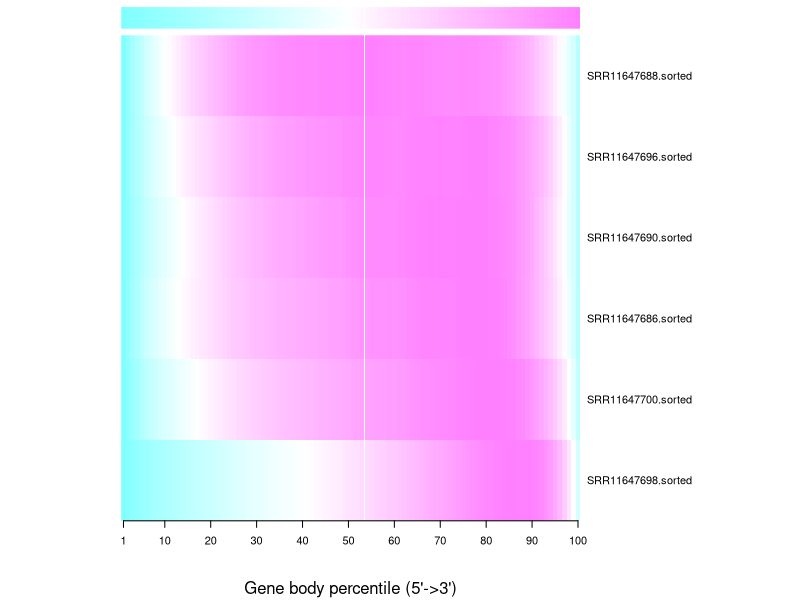
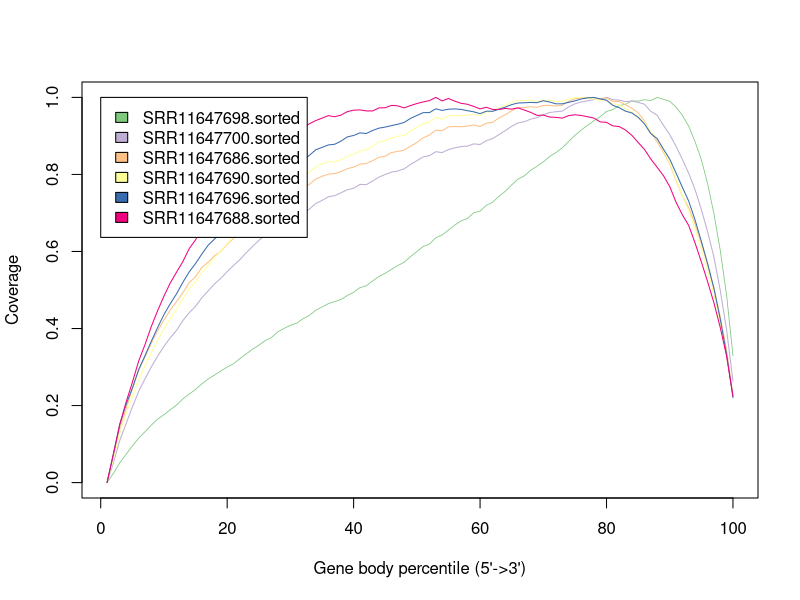

Here is the R script that generated these plots, in order:
SRR11647698.sorted <- c(0.0,0.023930151634351877,0.05112543995083617,0.07324045646189509,0.09510353081348107,0.11524724738444997,0.13205757538393093,0.14904021833863668,0.16476413354788208,0.17621205384540414,0.1891662905322833,0.20165975674801936,0.21737959931366124,0.22998204385478807,0.24176630833956636,0.2564707987240548,0.2689846281578085,0.2792138449659738,0.2898126892901551,0.30011128147556654,0.3084805640808001,0.3218122926989297,0.33394525973776107,0.3461817280985164,0.356521889335881,0.36856820737114787,0.3765814847510393,0.3914148953709771,0.4003300526550687,0.40822971732202057,0.41385347639453635,0.4254033532181328,0.4342034934294215,0.44743733816508025,0.45596208340717925,0.46462698376363387,0.4700339096732588,0.4753988452229716,0.48563185380276774,0.4939664487193783,0.5061682293915105,0.5107985442967401,0.5234870760974861,0.5350536648034556,0.5435279935264627,0.5537795396564542,0.5636454485679883,0.572030600439677,0.5867119188864213,0.5995736082583101,0.6129438163366936,0.6192194792577452,0.6357649449870111,0.6428603327602609,0.6556202060420617,0.6686928302654156,0.6795687547906226,0.6857369841821331,0.7004465302621294,0.7048824817622806,0.7198341394827068,0.7280733783646005,0.7433928379332204,0.756503379872883,0.772830327207422,0.7879451715439617,0.7962330012771248,0.8109026635370039,0.821201536594388,0.8326752971133945,0.8465673653169739,0.8568611826788501,0.8690675977385313,0.8854869519520743,0.9015811968572673,0.9152067175587957,0.9275205661480178,0.939235033947591,0.9499494570885204,0.9636339609043066,0.9682738254566066,0.978857362258278,0.9819227989678517,0.9909981937123439,0.9903780283967182,0.9939205261518489,0.9919254925300695,1.0,0.9950581980770943,0.989968517060585,0.9748717889662816,0.9535127393696278,0.9252037936815602,0.8853748840349843,0.838676688553147,0.7753915987260771,0.6971398245280438,0.602193862891223,0.4852623667227381,0.3294073517115355)
SRR11647700.sorted <- c(0.0,0.05122988782637941,0.10850996874546631,0.15231306537643274,0.19592317554871228,0.23672966962997793,0.2690399300380622,0.30017836276006565,0.3282887046513214,0.35353824927861893,0.3760689836761274,0.39529344856369975,0.42082851269644195,0.44123079383888314,0.45788538999781514,0.47986633514465,0.4978254734011922,0.5159283373086483,0.5305956945281288,0.5477925459318397,0.5635894244966076,0.5785904029514758,0.5966078814587922,0.6129371631067845,0.6284585675073008,0.6431266974453345,0.6499096209062095,0.6659640079288651,0.6752424259576253,0.6862243020371372,0.687824408981385,0.6997383768158162,0.7099993064850985,0.7242826225835883,0.7325516770020993,0.742040081297719,0.7448139477244308,0.7523321128887716,0.7603015456882402,0.7640310717857468,0.7742419679287028,0.7733987388074133,0.7828828931509898,0.7930812326174547,0.7999864387893896,0.8062568566697879,0.8090554500902052,0.8147096249243461,0.8260427015863332,0.8356601498803542,0.8455144364109619,0.8488133650946416,0.8590205908244695,0.8566987647514387,0.864703742604359,0.8689915578566255,0.8724386553229008,0.873383883293226,0.8793680089496263,0.8777926289990842,0.8877937320548189,0.8932777156275953,0.9036769619179184,0.9141631390454878,0.9248898248227722,0.9337880653233084,0.9368149970762262,0.9435809207289286,0.9475965458707949,0.9548815432116772,0.9608021127670684,0.9628106014667357,0.9643069709452029,0.975189745870254,0.9832397345789041,0.9881142363927643,0.9910642826496288,0.9942177470656496,0.9958217176026639,1.0,0.9940463967264551,0.9929052846028681,0.9890482599440668,0.9905724472904527,0.9870801457888094,0.9823810510865485,0.9639949858293076,0.9536724318553996,0.9276011010466666,0.9033543519219153,0.8729843878011695,0.8389697034441418,0.803032108967225,0.7609118001657095,0.7088475694814035,0.6505884541552843,0.5846415619423749,0.4981938669714784,0.3960870305179397,0.2633007561630583)
SRR11647686.sorted <- c(0.0,0.06464558367384313,0.139371859584063,0.19118245601986975,0.24260550080692236,0.2916034291339033,0.32620952511760465,0.36158019434810973,0.3944080852476279,0.4223092859023223,0.4480928017946869,0.4700422346598908,0.49330883951973814,0.5193063901383786,0.5342547127699756,0.558570888988085,0.5722798704345935,0.588974121255823,0.6003838890224221,0.6191047167759731,0.6337206560679417,0.6485357506667124,0.6679380558321601,0.6836470601700833,0.6999620002518055,0.71444081997047,0.7209346564570958,0.7336222229852694,0.7429687875562271,0.7551740319793062,0.7547603841179366,0.7644510066499559,0.7743304833522188,0.7878512973709211,0.7951392370291522,0.8006581281690303,0.8022474790829699,0.8075047213542561,0.8148322631597019,0.8192370291522164,0.8265068845929334,0.8283253785667686,0.8357083175954858,0.8444709221806361,0.8474822877679726,0.8567798647117398,0.8597736039098536,0.8631878583937095,0.8732834300495599,0.8830530279618629,0.8950275269260264,0.9024136707527841,0.9151827307168446,0.9134542000022892,0.9234408085247627,0.9245123556410169,0.9237681557531847,0.9256631070517003,0.9285476542022915,0.9245794274857215,0.9329970584532271,0.9353235129164806,0.9469697489956392,0.9551200082409093,0.9653948196728817,0.9735352356098845,0.9733395140152685,0.9757934736577046,0.9739278233698452,0.9791784271309045,0.9795133285261363,0.9775616065194749,0.9796657853472055,0.9898471998077121,0.9959928578786527,0.998901898842839,1.0,0.9994311483478121,0.9939122572079342,0.9986365873479152,0.9897235861690074,0.9895425150797194,0.9809202348659135,0.9719408485847383,0.9602403598530371,0.9388742002312033,0.9078263457290343,0.8850006295139008,0.8574718721743411,0.8271096155386922,0.7841637193970401,0.7437823484302213,0.7136112351062734,0.6712724192791494,0.6212777987615745,0.5643033570259475,0.504087948814797,0.43020384804679007,0.3430717989218144,0.22783527338071857)
SRR11647690.sorted <- c(0.0,0.06065817937848872,0.12847612389143595,0.1790821333587352,0.2238856930726739,0.2686182999825754,0.302958869129905,0.3375728613756651,0.3694669307992598,0.39894429283672644,0.42597437114157377,0.4495063978064999,0.4772616843294068,0.5032862712400257,0.5213004433766243,0.5458550136290145,0.5640542118623288,0.5841916760600732,0.601159588340455,0.621064397901757,0.6375276044628138,0.654024131401457,0.6759614839955367,0.6921083429717425,0.7082438338191248,0.7276149293323791,0.7355451791979707,0.7526516650486683,0.7641581714403988,0.7760741264720011,0.7787709210320771,0.7930669310344625,0.8060842225464099,0.8196726645306345,0.8275239255011237,0.8334435845827005,0.8324041848042222,0.8379582997434527,0.847707646223047,0.8519979388406429,0.8607510060304003,0.8637900204685119,0.8737698655601165,0.8837189383030088,0.8875000171501943,0.8949922020516337,0.8995020171568584,0.9012013564137709,0.9136373053379441,0.9223211837436542,0.9320040854702966,0.935322991080135,0.9475507856455029,0.943669941667779,0.9522356307341675,0.9528108972530877,0.9531546851488921,0.9535029810957818,0.9560925624409176,0.9527334763757543,0.9616164930380992,0.9645014497304284,0.9733877984305318,0.9796381132590994,0.9873645208147499,0.9919986013281502,0.9917800588516269,0.9927698700681676,0.9898535530204629,0.9924170660701928,0.9922947606842281,0.9895036890558043,0.9900750355303026,0.9957193114912378,1.0,0.9989856885058221,0.9977924269837826,0.9961458123243453,0.9927365496905811,0.9928712032164748,0.9834440843883643,0.9805567756693819,0.970602606868741,0.9620917984242597,0.9507391537760906,0.9356354186205638,0.911111620716886,0.8920578527995879,0.8619472075857564,0.829363994352784,0.787004386333706,0.7444334879202851,0.7057926300420836,0.6578187344018982,0.6062509420356752,0.5489073562181607,0.48699966268017747,0.41459075814247126,0.33053618563605563,0.22387608896384015)
SRR11647696.sorted <- c(0.0,0.07449918349015507,0.15107606316881997,0.20210610343092836,0.24483662661615785,0.2931473478903258,0.32940593949416064,0.3668579526789299,0.40261664029607014,0.43605355161945086,0.4644511133575932,0.49023901758551136,0.5201205800155843,0.5470289039724117,0.5688472531466179,0.5934666516430971,0.6164485868587144,0.6322530117231452,0.6464615526224329,0.665452190928409,0.6820618579606139,0.6994585166975866,0.7214592118021776,0.7364368113425834,0.7533905392773769,0.7721259885006213,0.7816625695699715,0.7985309170778311,0.8096848065688971,0.8208464723442006,0.8216720280707991,0.8377421161967304,0.8495108082415916,0.8640124674467284,0.8701377989306815,0.8765870364580771,0.8783417788012143,0.8865133839373708,0.8974495374697875,0.901171044926292,0.9079119724624318,0.9063221190850647,0.9141403000376118,0.920152637350604,0.922976698126233,0.9268167542424391,0.9304300285183322,0.9351016709489129,0.9456025112637096,0.95303219540374,0.9604674340325112,0.9605894740851361,0.9703831486333577,0.9661830029470531,0.9694625317994481,0.9700686058709359,0.9688056738308991,0.9655077358158195,0.9625867095367397,0.9578292105801901,0.9642868591905365,0.9639912016898342,0.9695098243035861,0.9747316785188876,0.9813227935586974,0.9855096084720236,0.9860585506593178,0.9869778978958009,0.9862740648224706,0.9914332326648374,0.9880697516826134,0.9833084439337841,0.9832828932855753,0.9872388001669521,0.9909131738189967,0.9960367929334207,0.9987391310557814,1.0,0.9962511961988253,0.9928009064925626,0.9794382348786979,0.9734235170705309,0.9642552779545516,0.9597158323560078,0.9483294478362092,0.9312528863503994,0.9062251535816137,0.8931013249836143,0.8658200567827449,0.8396801566683224,0.8036818325369255,0.766643866812882,0.7306401468924223,0.6821096265637869,0.626143708906702,0.5681402460797212,0.5030943263278005,0.4233585295522606,0.3320541610262156,0.2206111207212583)
SRR11647688.sorted <- c(0.0,0.07307585644661414,0.1496177544066359,0.2082251119562082,0.2599148357122179,0.3154908962225648,0.3580636607867582,0.40517678003146385,0.44607748946346704,0.4840594537784238,0.5183408934087668,0.5465108143638561,0.5739516827779843,0.6075862023511184,0.630162242074849,0.6631270270119544,0.6842801975032738,0.7061748418062455,0.7249948413702335,0.7470702278365239,0.7660299033219548,0.7843408842829352,0.8075210033547571,0.827951205192801,0.8451706353049017,0.8649627894219445,0.8724317755369918,0.8875542923602088,0.8958321820420874,0.9100976311876307,0.9079746078807639,0.9209685245000692,0.9315557565491783,0.9397621605507541,0.9461758456477135,0.9526607629296555,0.9497491156815754,0.9540930114889149,0.9629602777903117,0.9668859063192834,0.9675515850301888,0.9649096568028258,0.9648490714212925,0.972683344292781,0.973199714260075,0.9793588900555307,0.9780153648583494,0.9728536931479708,0.9788392246490738,0.984068833105272,0.9882973885419102,0.991803482315913,1.0,0.9908921666397117,0.9972908955127779,0.9902776939834914,0.9846926850883406,0.9821562109141904,0.9766690512126456,0.9701065643627153,0.9743860723587182,0.968673301822175,0.9688056263793314,0.9713867157298409,0.9696282186934547,0.97287549374551,0.9672075918806463,0.9611434768302742,0.9533525516585438,0.9540630990411286,0.949040089270912,0.9481713608085082,0.9462359240386063,0.9526678607986218,0.9549128153545158,0.9530810581705851,0.9498723144072038,0.9463243939053642,0.9364773681913058,0.9352256083000452,0.9260637804365494,0.9243590244080504,0.9153822481283173,0.9016529415850454,0.8830887187991623,0.8649546775716973,0.8402087179068587,0.818736903798019,0.7969705281270802,0.7684966662830437,0.7277100297451409,0.6952167461036501,0.6673776365414518,0.6224111156683937,0.5728963817598963,0.521058109746236,0.46600222163298644,0.401883368831128,0.32766044606050526,0.22440673222731636)
data_matrix <- matrix(c(SRR11647698.sorted,SRR11647700.sorted,SRR11647686.sorted,SRR11647690.sorted,SRR11647696.sorted,SRR11647688.sorted), byrow=T, ncol=100)
rowLabel <- c("SRR11647698.sorted","SRR11647700.sorted","SRR11647686.sorted","SRR11647690.sorted","SRR11647696.sorted","SRR11647688.sorted")


pdf("/home/genetics/HW1/mapped_data_quality/coverage_output.geneBodyCoverage.heatMap.pdf")
rc <- cm.colors(ncol(data_matrix))
heatmap(data_matrix, scale=c("none"),keep.dendro=F, labRow = rowLabel ,Colv = NA,Rowv = NA,labCol=NA,col=cm.colors(256),margins = c(6, 8),ColSideColors = rc,cexRow=1,cexCol=1,xlab="Gene body percentile (5'->3')", add.expr=x_axis_expr <- axis(side=1,at=c(1,10,20,30,40,50,60,70,80,90,100),labels=c("1","10","20","30","40","50","60","70","80","90","100")))
dev.off()


pdf("/home/genetics/HW1/mapped_data_quality/coverage_output.geneBodyCoverage.curves.pdf")
x=1:100
icolor = colorRampPalette(c("#7fc97f","#beaed4","#fdc086","#ffff99","#386cb0","#f0027f"))(6)
plot(x,SRR11647698.sorted,type='l',xlab="Gene body percentile (5'->3')", ylab="Coverage",lwd=0.8,col=icolor[1])
lines(x,SRR11647700.sorted,type='l',col=icolor[2])
lines(x,SRR11647686.sorted,type='l',col=icolor[3])
lines(x,SRR11647690.sorted,type='l',col=icolor[4])
lines(x,SRR11647696.sorted,type='l',col=icolor[5])
lines(x,SRR11647688.sorted,type='l',col=icolor[6])
legend(0,1,fill=icolor[1:6], legend=c('SRR11647698.sorted','SRR11647700.sorted','SRR11647686.sorted','SRR11647690.sorted','SRR11647696.sorted','SRR11647688.sorted'))
dev.off()
